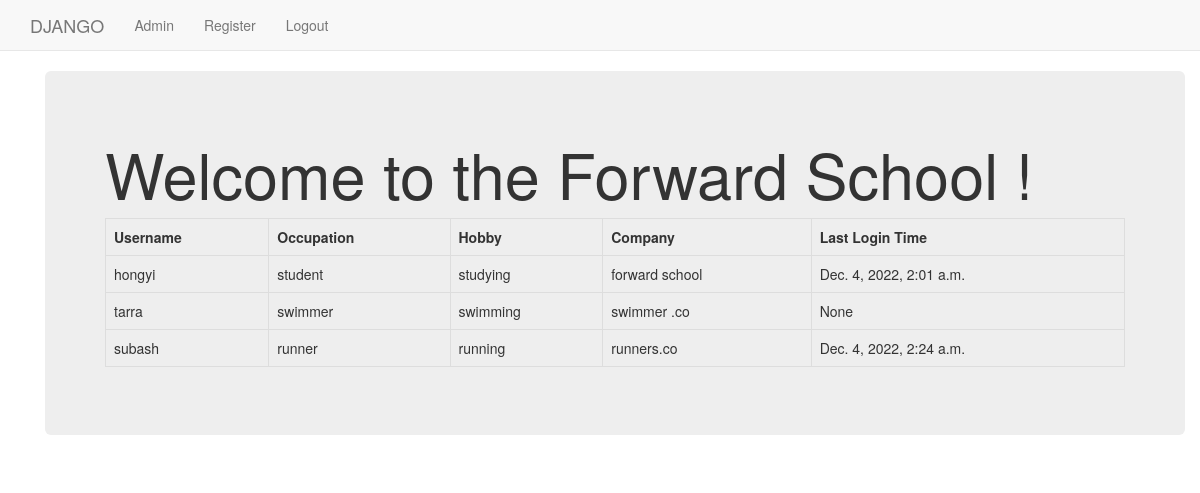
Screenshot of /helloworld/dashboard/ (signed in) with the database file from the repository.
### helloworld/models.py (models this page shows, shortened)
class UserProfileInfo(models.Model):
    user=models.OneToOneField(User,on_delete=models.CASCADE)
    occupation=models.TextField(blank=True)
    company=models.TextField(blank=True)
    hobby=models.TextField(blank=True)

### helloworld/views.py (the view)
# urls.py: path('dashboard/',views.dashboard,name='dashboard'),
@login_required
def dashboard(request):
    all_users = UserProfileInfo.objects.select_related('user')
    return render(request,'helloworld/dashboard.html',{'all_users':all_users})

### templates/helloworld/dashboard.html
{% extends "helloworld/base.html" %}
{% block body_block %}
<div class="container">
  <div class="jumbotron">
    <h1>Welcome to the Forward School !</h1>
    {% if all_users %}
    <table class="table table-bordered">
        <tr>
          <th>Username</th>
          <th>Occupation</th>
          <th>Hobby</th>
          <th>Company</th>
          <th>Last Login Time</th>
        </tr>
        {% for row in all_users %}
        <tr>
            <td>{{row.user.username}}</td>
            <td>{{row.occupation}}</td>
            <td>{{row.hobby}}</td>
            <td>{{row.company}}</td>
            <td>{{row.user.last_login}}</td>
        </tr>
        {% endfor %}
    </table>
    {% else %}
        <h2>Register or Login if you'd like to</h2>
    {% endif %}
  </div>
</div>
{% endblock %}

### rows the page displays
UserProfileInfo: user.username "hongyi", occupation "student", hobby "studying", company "forward school", user.last_login "Dec. 4, 2022, 2:01 a.m."
UserProfileInfo: user.username "tarra", occupation "swimmer", hobby "swimming", company "swimmer .co", user.last_login "None"
UserProfileInfo: user.username "subash", occupation "runner", hobby "running", company "runners.co", user.last_login "Dec. 4, 2022, 2:24 a.m."
